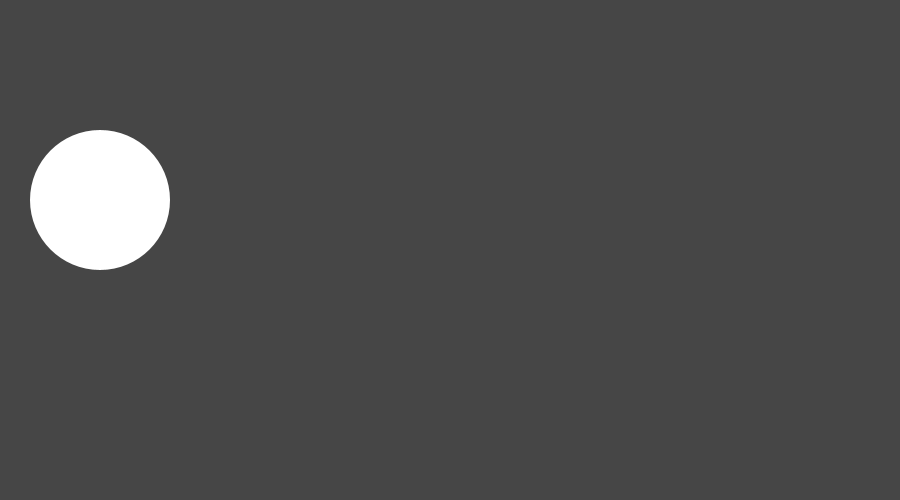
Frame 1 (no input)
Frame 60 (the mouse pressed at the canvas centre just before this capture): identical to frame 1, image omitted
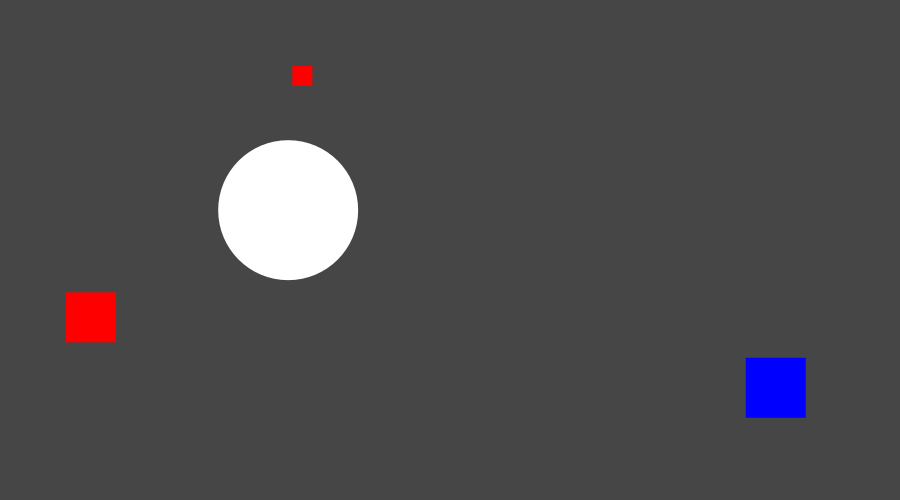
Frame 120 (the mouse held since frame 60 and released just before this capture)

The Processing sketch that drew these frames (run headless with seeded random() and noise(); from frame 60 on, the mouse is pressed at the canvas centre):

// Processing sketch: processing_47701
// ── processing_47701.pde

float damping=0.99;
float dampingT=-2;
float gravityX=0.0;
float gravityY=0.0;




Particle p;



void setup(){
  size(900,500);
  p=new Particle(100,200);
  smooth();
}


void draw(){
  background(70,0);
  p.verlet();
  p.draw();
  if(mousePressed){
    p.getVector(0,400);
    p.xPrev *= p.dx;
    p.yPrev *= p.dy;
  }
}

class Particle{
  float xNow,yNow,xPrev,yPrev;
  float dx,dy,vx,vy,len;
  
  Particle(float x,float y){
    xNow = xPrev = x;
    yNow = yPrev = y;
  }
  
  void draw(){
    noStroke();
    fill(255);
    ellipse(xNow,yNow,140,140);  
  }
  
  void verlet(){
    float tempX=xNow;
    float tempY=yNow;
    
    xNow += damping * (xNow-xPrev) + gravityX;
    yNow += damping * (yNow-yPrev) + gravityY;
    
    xPrev = tempX;
    yPrev = tempY;
    
    
  if((xNow >830)||(xNow<70)){
    xNow += dampingT * (xNow-xPrev) + gravityX;
    
    //for (int n=0;  n<200;  ++n) {
    float d;
    float b;
    
    d=random(width);
    b=random(height);
    
    fill(0,0,255);
    rect(d,b,60,60);
    rect(b,d,30,30);
    

   
    
    
  } if((yNow >430)||(yNow<70)){
    yNow += dampingT * (yNow-yPrev) + gravityY;
    float d;
    float b;
    d=random(width);
    b=random(height);
    fill(255,0,0);
    rect(d,b,50,50);
    rect(b,d,20,20);   
    
  }
  }


  void getVector(float x,float y){
    
    vx = x - xNow;
    vy = y - yNow;
    len = dist(x,y,xNow,yNow);
    
    dx = vx/len;
    dy = vy/len;
  }
}

  
  
  
  
